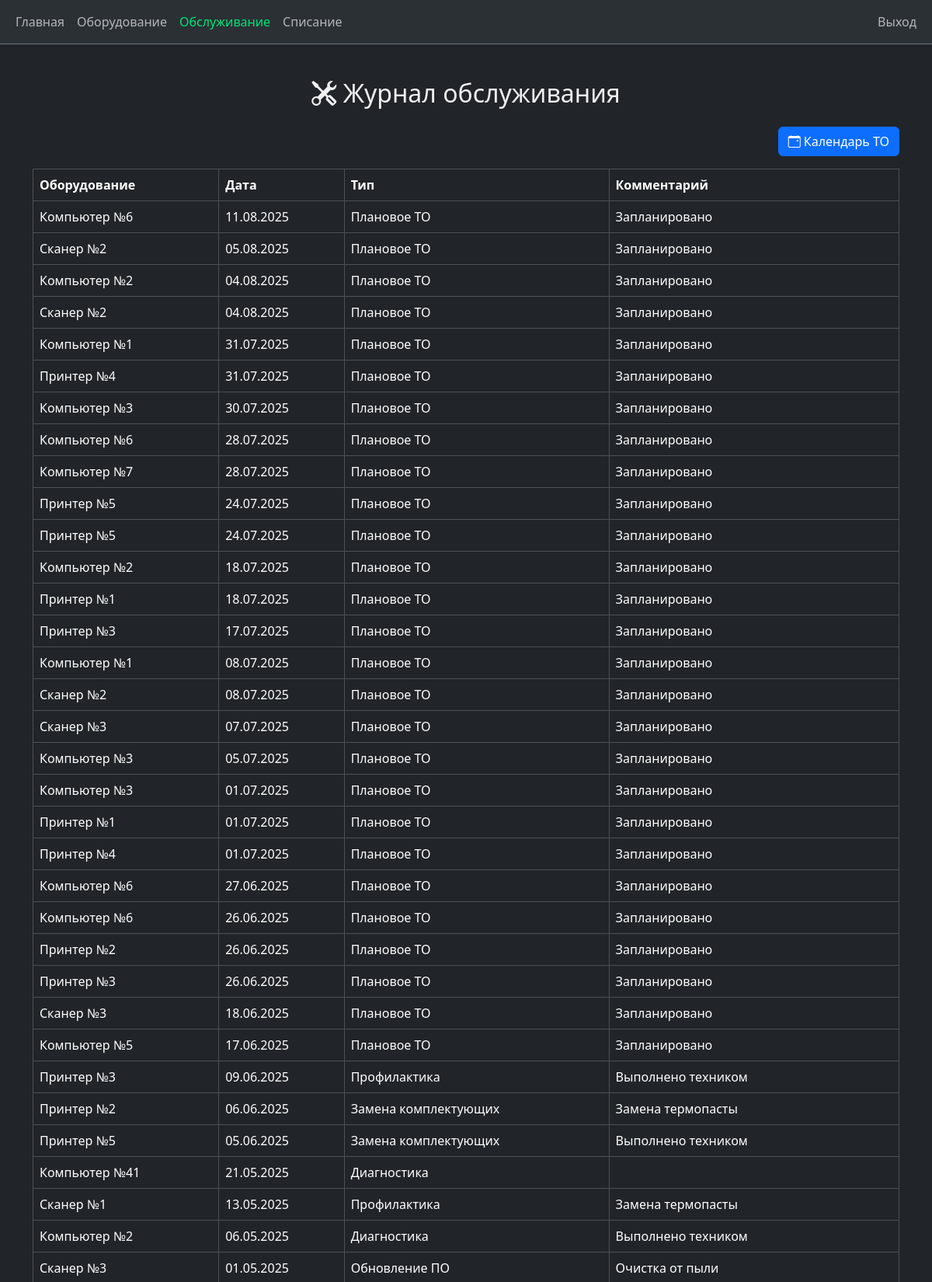
Page /maintenance/ (signed in, upper part) on the committed database.
### app/models.py (models this page shows)
class Maintenance(db.Model):
    id = db.Column(db.Integer, primary_key=True)
    equipment_id = db.Column(db.Integer, db.ForeignKey('equipment.id'), nullable=False)
    date = db.Column(db.Date, default=datetime.utcnow, nullable=False)
    service_type = db.Column(db.String(100), nullable=False)
    comment = db.Column(db.Text)

class Equipment(db.Model):
    id = db.Column(db.Integer, primary_key=True)
    name = db.Column(db.String(100), nullable=False)
    inventory_number = db.Column(db.String(50), unique=True, nullable=False)
    category_id = db.Column(db.Integer, db.ForeignKey('category.id'), nullable=False)
    purchase_date = db.Column(db.Date, nullable=False)
    price = db.Column(db.Numeric(10, 2), nullable=False)
    status = db.Column(db.Enum('active', 'repair', 'disposed', name='status_enum'), nullable=False)
    note = db.Column(db.Text)
    image_id = db.Column(db.Integer, db.ForeignKey('image.id'))
    maintenance = db.relationship('Maintenance', backref='equipment', cascade="all, delete")
    disposal = db.relationship('Disposal', backref='equipment', uselist=False, cascade="all, delete")
    responsibles = db.relationship('User', secondary=roles, backref='assigned_equipment')

### app/routes/maintenance.py (the view)
@bp.route('/')
@login_required
def index():
    if current_user.role not in ['admin', 'tech']:
        flash('У вас недостаточно прав для доступа к этой странице.', 'danger')
        return redirect(url_for('equipment.list_equipment'))
    maintenance_records = Maintenance.query.order_by(Maintenance.date.desc()).all()
    return render_template('maintenance_index.html', maintenance_records=maintenance_records, active='service')

### app/__init__.py (called while the page is built)
def create_app():
    app = Flask(__name__, static_folder='../static')
    app.config['SECRET_KEY'] = os.getenv('SECRET_KEY', 'devsecret')
    app.config['SQLALCHEMY_DATABASE_URI'] = os.getenv('DATABASE_URL', 'sqlite:///equipment.db')
    app.config['SQLALCHEMY_TRACK_MODIFICATIONS'] = False
    app.config['UPLOAD_FOLDER'] = 'static/uploads/'
    app.config['DISPOSAL_FOLDER'] = os.path.join(app.root_path, 'static', 'disposals')
    db.init_app(app)
    Migrate(app, db)
    csrf.init_app(app)
    login_manager.init_app(app)
    from app.routes import equipment, auth, disposal, maintenance
    app.register_blueprint(equipment.bp)
    app.register_blueprint(auth.bp)
    app.register_blueprint(disposal.bp)
    app.register_blueprint(maintenance.bp)
    @login_manager.user_loader
    def load_user(user_id):
        return User.query.get(int(user_id))
    return app

### app/templates/maintenance_index.html (shortened to what this page needs)
{% extends 'base.html' %}
{% block content %}
<h2 class="mb-4 text-center"><i class="bi bi-tools"></i> Журнал обслуживания</h2>
<div class="text-end mb-3">
    <a href="{{ url_for('maintenance.calendar') }}" class="btn btn-primary">
        <i class="bi bi-calendar-event"></i> Календарь ТО
    </a>
</div>
<table class="table table-dark table-bordered">
    <thead>
        <tr>
            <th>Оборудование</th>
            <th>Дата</th>
            <th>Тип</th>
            <th>Комментарий</th>
        </tr>
    </thead>
    <tbody>
        {% for record in maintenance_records %}
        <tr>
            <td>{{ record.equipment.name }}</td>
            <td>{{ record.date.strftime('%d.%m.%Y') }}</td>
            <td>{{ record.service_type }}</td>
            <td>{{ record.comment }}</td>
        </tr>
        {% else %}
        <tr>
            <td colspan="4" class="text-center text-muted">Записей нет</td>
        </tr>
        {% endfor %}
    </tbody>
</table>
{% endblock %}

### app/templates/base.html (style rules this page uses)
html, body { height: 100%; margin: 0; }
body { display: flex; flex-direction: column; color: #f0f0f0; }

### rows in the picture
Maintenance: equipment.name "Компьютер №6", date "11.08.2025", service_type "Плановое ТО", comment "Запланировано"
Maintenance: equipment.name "Сканер №2", date "05.08.2025", service_type "Плановое ТО", comment "Запланировано"
Maintenance: equipment.name "Компьютер №2", date "04.08.2025", service_type "Плановое ТО", comment "Запланировано"
Maintenance: equipment.name "Сканер №2", date "04.08.2025", service_type "Плановое ТО", comment "Запланировано"
Maintenance: equipment.name "Компьютер №1", date "31.07.2025", service_type "Плановое ТО", comment "Запланировано"
Maintenance: equipment.name "Принтер №4", date "31.07.2025", service_type "Плановое ТО", comment "Запланировано"
Maintenance: equipment.name "Компьютер №3", date "30.07.2025", service_type "Плановое ТО", comment "Запланировано"
Maintenance: equipment.name "Компьютер №6", date "28.07.2025", service_type "Плановое ТО", comment "Запланировано"
Maintenance: equipment.name "Компьютер №7", date "28.07.2025", service_type "Плановое ТО", comment "Запланировано"
Maintenance: equipment.name "Принтер №5", date "24.07.2025", service_type "Плановое ТО", comment "Запланировано"
Maintenance: equipment.name "Принтер №5", date "24.07.2025", service_type "Плановое ТО", comment "Запланировано"
Maintenance: equipment.name "Компьютер №2", date "18.07.2025", service_type "Плановое ТО", comment "Запланировано"
Maintenance: equipment.name "Принтер №1", date "18.07.2025", service_type "Плановое ТО", comment "Запланировано"
Maintenance: equipment.name "Принтер №3", date "17.07.2025", service_type "Плановое ТО", comment "Запланировано"
Maintenance: equipment.name "Компьютер №1", date "08.07.2025", service_type "Плановое ТО", comment "Запланировано"
Maintenance: equipment.name "Сканер №2", date "08.07.2025", service_type "Плановое ТО", comment "Запланировано"
Maintenance: equipment.name "Сканер №3", date "07.07.2025", service_type "Плановое ТО", comment "Запланировано"
Maintenance: equipment.name "Компьютер №3", date "05.07.2025", service_type "Плановое ТО", comment "Запланировано"
Maintenance: equipment.name "Компьютер №3", date "01.07.2025", service_type "Плановое ТО", comment "Запланировано"
Maintenance: equipment.name "Принтер №1", date "01.07.2025", service_type "Плановое ТО", comment "Запланировано"
Maintenance: equipment.name "Принтер №4", date "01.07.2025", service_type "Плановое ТО", comment "Запланировано"
Maintenance: equipment.name "Компьютер №6", date "27.06.2025", service_type "Плановое ТО", comment "Запланировано"
Maintenance: equipment.name "Компьютер №6", date "26.06.2025", service_type "Плановое ТО", comment "Запланировано"
Maintenance: equipment.name "Принтер №2", date "26.06.2025", service_type "Плановое ТО", comment "Запланировано"
Maintenance: equipment.name "Принтер №3", date "26.06.2025", service_type "Плановое ТО", comment "Запланировано"
Maintenance: equipment.name "Сканер №3", date "18.06.2025", service_type "Плановое ТО", comment "Запланировано"
Maintenance: equipment.name "Компьютер №5", date "17.06.2025", service_type "Плановое ТО", comment "Запланировано"
Maintenance: equipment.name "Принтер №3", date "09.06.2025", service_type "Профилактика", comment "Выполнено техником"
Maintenance: equipment.name "Принтер №2", date "06.06.2025", service_type "Замена комплектующих", comment "Замена термопасты"
Maintenance: equipment.name "Принтер №5", date "05.06.2025", service_type "Замена комплектующих", comment "Выполнено техником"
Maintenance: equipment.name "Компьютер №41", date "21.05.2025", service_type "Диагностика"
Maintenance: equipment.name "Сканер №1", date "13.05.2025", service_type "Профилактика", comment "Замена термопасты"
Maintenance: equipment.name "Компьютер №2", date "06.05.2025", service_type "Диагностика", comment "Выполнено техником"
Maintenance: equipment.name "Сканер №3", date "01.05.2025", service_type "Обновление ПО", comment "Очистка от пыли"
